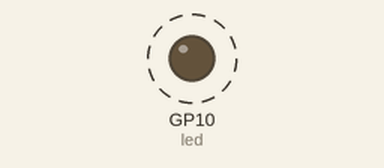
A program run on a simulated Raspberry Pi Pico running MicroPython. Parts: output pins drawn as LEDs (lit = HIGH). Dashed ring = blinking.

Above: at 0.2 s.
Timing chart, 0 to 3.0 s (numbered marks = the images above):
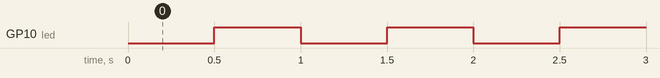

The program:

4_0_b_Blinker_per_Timer.py
```python
# Importieren der Pin- und Timer-Klassen aus der machine-Bibliothek
# https://wokwi.com/projects/397294022953684993
from machine import Pin, Timer

# Initialisieren eines Pin-Objekts für die LED am Pin 25 im Output-Modus
led = Pin(10, Pin.OUT)

# Erstellung eines Timer-Objekts zur Steuerung des Blinkintervalls
zeit = Timer()

def blink(timer):
    """
    Diese Funktion wird aufgerufen, um den Zustand der LED umzuschalten.
    Sie verwendet eine XOR-Operation (`not led.value()`) um den aktuellen
    Zustand der LED zu invertieren (ein wird zu aus, aus wird zu ein).
    """
    led.value(not led.value())

# Konfiguration des Timers, um die `blink`-Funktion periodisch aufzurufen.
# mode=Timer.PERIODIC setzt den Timer in den periodischen Modus, was bedeutet,
# dass die Funktion kontinuierlich in dem festgelegten Zeitintervall aufgerufen wird.
# period=500 setzt das Zeitintervall auf 500 Millisekunden (0,5 Sekunden).
# callback=blink gibt an, dass die Funktion `blink` bei jedem Timer-Intervall aufgerufen wird.
zeit.init(mode=Timer.PERIODIC, period=500, callback=blink)
```

Measured:
- by itself, GP10 (led): alternates HIGH for 0.50 s and LOW for 0.50 s
